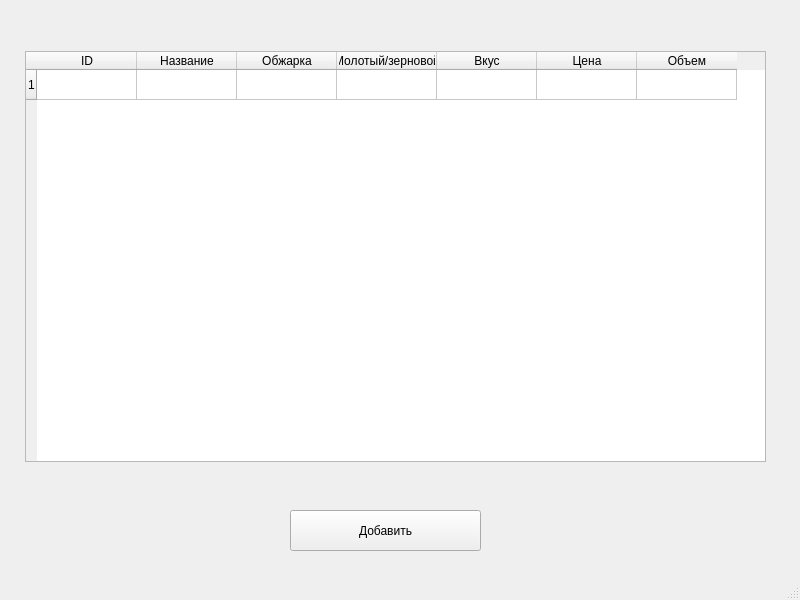
<?xml version="1.0" encoding="UTF-8"?>
<ui version="4.0">
 <class>MainWindow</class>
 <widget class="QMainWindow" name="MainWindow">
  <property name="geometry">
   <rect>
    <x>0</x>
    <y>0</y>
    <width>800</width>
    <height>600</height>
   </rect>
  </property>
  <property name="windowTitle">
   <string>Кофе</string>
  </property>
  <widget class="QWidget" name="centralwidget">
   <widget class="QTableWidget" name="tableWidget">
    <property name="geometry">
     <rect>
      <x>25</x>
      <y>51</y>
      <width>741</width>
      <height>411</height>
     </rect>
    </property>
    <row>
     <property name="text">
      <string>1</string>
     </property>
    </row>
    <column>
     <property name="text">
      <string>ID</string>
     </property>
    </column>
    <column>
     <property name="text">
      <string>Название</string>
     </property>
    </column>
    <column>
     <property name="text">
      <string>Обжарка</string>
     </property>
    </column>
    <column>
     <property name="text">
      <string>Молотый/зерновой</string>
     </property>
    </column>
    <column>
     <property name="text">
      <string>Вкус</string>
     </property>
    </column>
    <column>
     <property name="text">
      <string>Цена</string>
     </property>
    </column>
    <column>
     <property name="text">
      <string>Объем</string>
     </property>
    </column>
   </widget>
   <widget class="QPushButton" name="add_btn">
    <property name="geometry">
     <rect>
      <x>290</x>
      <y>510</y>
      <width>191</width>
      <height>41</height>
     </rect>
    </property>
    <property name="text">
     <string>Добавить</string>
    </property>
   </widget>
  </widget>
  <widget class="QStatusBar" name="statusbar"/>
 </widget>
 <resources/>
 <connections/>
</ui>
